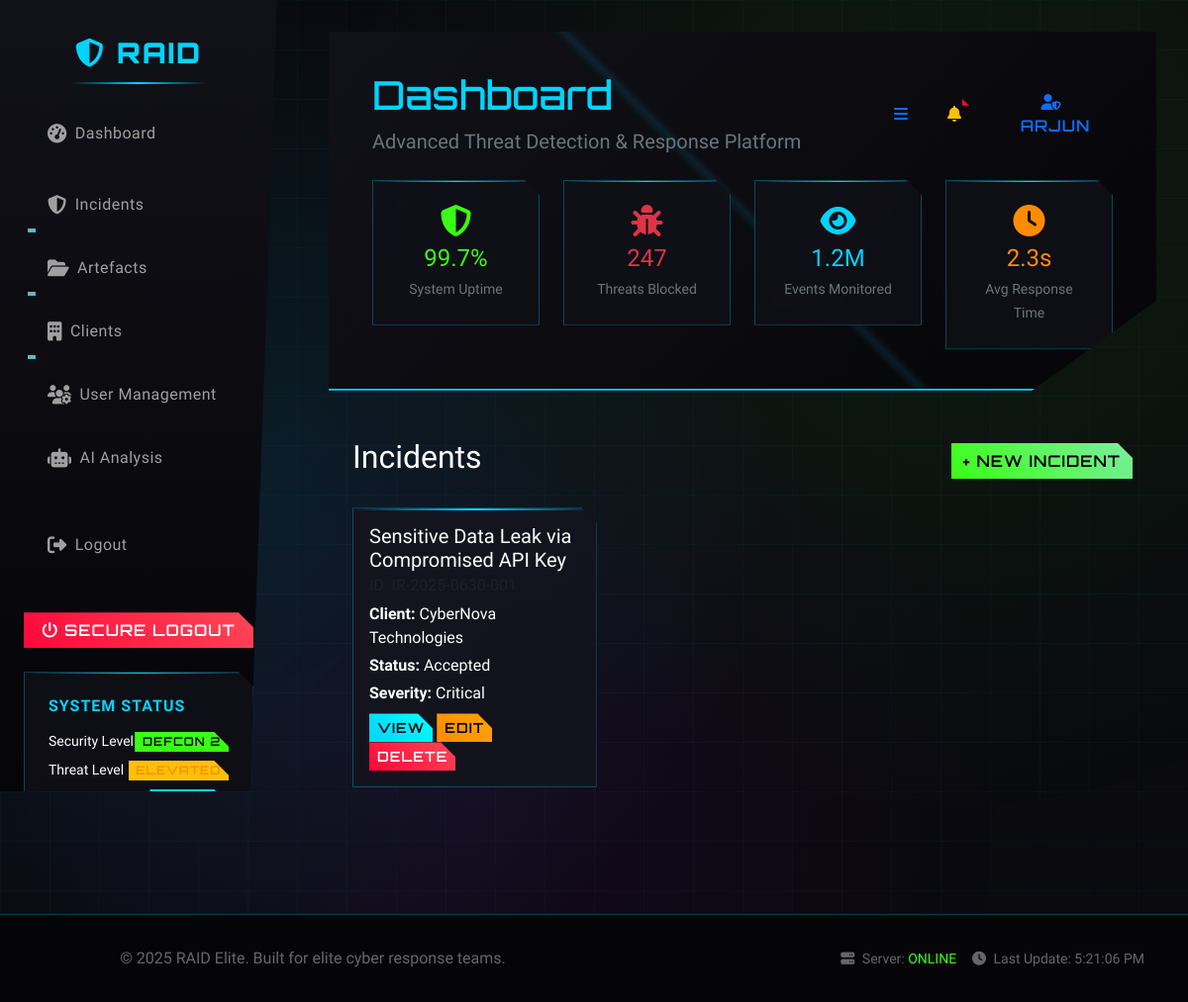
The page /incidents/ (signed in) on the database its author committed.
### core/models.py (models this page shows, shortened)
class Incident(models.Model):
    STATUS_CHOICES = [
        ('ticket_raised', 'Ticket Raised'),
        ('accepted', 'Accepted'),
        ('in_progress', 'In Progress'),
        ('analysis_complete', 'Analysis Complete'),
        ('report_draft', 'Report Draft'),
        ('report_final', 'Report Final'),
        ('closed', 'Closed'),
    ]
    SEVERITY_CHOICES = [
        ('critical', 'Critical'),
        ('high', 'High'),
        ('medium', 'Medium'),
        ('low', 'Low'),
    ]
    incident_id = models.CharField(max_length=50, unique=True)
    title = models.CharField(max_length=255)
    description = models.TextField()
    client = models.ForeignKey(Client, on_delete=models.CASCADE, related_name='incidents')
    incident_manager = models.ForeignKey(User, on_delete=models.CASCADE, related_name='managed_incidents')
    lead_responder = models.ForeignKey(User, on_delete=models.SET_NULL, null=True, blank=True, related_name='led_incidents')
    responders = models.ManyToManyField(User, related_name='assigned_incidents', blank=True)
    status = models.CharField(max_length=20, choices=STATUS_CHOICES, default='ticket_raised')
    severity = models.CharField(max_length=10, choices=SEVERITY_CHOICES)
    created_at = models.DateTimeField(auto_now_add=True)
    accepted_at = models.DateTimeField(null=True, blank=True)
    closed_at = models.DateTimeField(null=True, blank=True)
    client_can_view_analysis = models.BooleanField(default=False)
    client_can_view_reports = models.BooleanField(default=False)
    def get_absolute_url(self):
        return f"/incidents/{self.incident_id}/"

class Client(models.Model):
    name = models.CharField(max_length=255)
    organization = models.CharField(max_length=255)
    contact_person = models.ForeignKey(User, on_delete=models.CASCADE, related_name='managed_clients')
    email = models.EmailField()
    phone = models.CharField(max_length=20)
    address = models.TextField(blank=True)
    onboarded_date = models.DateTimeField(auto_now_add=True)
    is_active = models.BooleanField(default=True)
    authorized_users = models.ManyToManyField(User, related_name='accessible_clients', blank=True)

### core/views.py (the view)
# urls.py: path('incidents/', views.IncidentListView.as_view(), name='incident_list'),
class IncidentListView(LoginRequiredMixin, ListView):
    model = Incident
    template_name = "core/incidents/incident_list.html"
    context_object_name = "incidents"
    ordering = ["-created_at"]

### templates/core/incidents/incident_list.html
{% extends "base.html" %}
{% block content %}
<div class="container py-4">
  <div class="d-flex justify-content-between align-items-center mb-4">
    <h2>Incidents</h2>
    <a href="{% url 'core:incident_create' %}" class="btn btn-success">+ New Incident</a>
  </div>
  <div class="row">
    {% for incident in incidents %}
      <div class="col-md-6 col-lg-4 mb-4">
        <div class="card h-100 shadow-sm">
          <div class="card-body">
            <h5 class="card-title mb-2">{{ incident.title }}</h5>
            <h6 class="card-subtitle mb-2 text-muted">ID: {{ incident.incident_id }}</h6>
            <p class="mb-1"><strong>Client:</strong> {{ incident.client.name }}</p>
            <p class="mb-1"><strong>Status:</strong> {{ incident.get_status_display }}</p>
            <p class="mb-2"><strong>Severity:</strong> {{ incident.get_severity_display }}</p>
            <div>
              <a href="{{ incident.get_absolute_url }}" class="btn btn-sm btn-primary">View</a>
              <a href="{% url 'core:incident_update' incident.pk %}" class="btn btn-sm btn-warning">Edit</a>
              <a href="{% url 'core:incident_delete' incident.pk %}" class="btn btn-sm btn-danger">Delete</a>
            </div>
          </div>
        </div>
      </div>
    {% empty %}
      <div class="col-12">
        <div class="alert alert-info">No incidents found.</div>
      </div>
    {% endfor %}
  </div>
</div>
{% endblock %}

### templates/base.html (shortened to what this page needs)
{% load static %}
<!DOCTYPE html>
<html lang="en">
<head>
    <link href="https://cdn.jsdelivr.net/npm/bootstrap@5.3.3/dist/css/bootstrap.min.css" rel="stylesheet">
    <link rel="stylesheet" href="https://cdnjs.cloudflare.com/ajax/libs/font-awesome/6.5.0/css/all.min.css"/>
    <link href="https://cdnjs.cloudflare.com/ajax/libs/animate.css/4.1.1/animate.min.css" rel="stylesheet">
    <link href="https://cdnjs.cloudflare.com/ajax/libs/aos/2.3.4/aos.css" rel="stylesheet">
    <link rel="stylesheet" href="{% static 'styles/theme.css' %}">
</head>
<body>
    <nav class="cyber-sidebar" id="cyberSidebar">
        <div class="cyber-brand animate__animated animate__fadeInDown">
            <i class="fas fa-shield-alt"></i>
            RAID
        </div>
        <ul class="nav flex-column sidebar-nav">
    <li class="nav-item mb-3">
        <a class="nav-link d-flex align-items-center" href="{% url 'core:dashboard' %}">
            <i class="fa fa-tachometer-alt me-2"></i> Dashboard
        </a>
    </li>
    {% if user.userprofile.role in 'incident_manager incident_responder lead_responder' %}
    <li class="nav-item dropdown mb-2">
        <a class="nav-link dropdown-toggle d-flex align-items-center" href="#" data-bs-toggle="dropdown">
            <i class="fa fa-shield-alt me-2"></i> Incidents
        </a>
    </li>
    <li class="nav-item dropdown mb-2">
        <a class="nav-link dropdown-toggle d-flex align-items-center" href="#" data-bs-toggle="dropdown">
            <i class="fa fa-folder-open me-2"></i> Artefacts
        </a>
    </li>
    {% endif %}
    <li class="nav-item dropdown mb-2">
        <a class="nav-link dropdown-toggle d-flex align-items-center" href="#" data-bs-toggle="dropdown">
            <i class="fa fa-building me-2"></i> Clients
        </a>
    </li>
    {% if user.userprofile.role in 'incident_manager lead_responder' %}
    <li class="nav-item mb-2">
        <a class="nav-link d-flex align-items-center" href="{% url 'core:profile_list' %}">
            <i class="fa fa-users-cog me-2"></i> User Management
        </a>
    </li>
    {% endif %}
    <li class="nav-item mb-2">
        <a class="nav-link d-flex align-items-center" href="#">
            <i class="fa fa-robot me-2"></i> AI Analysis
        </a>
    </li>
    <li class="nav-item mt-4">
        <a class="nav-link text-danger d-flex align-items-center" href="{% url 'logout' %}">
            <i class="fa fa-sign-out-alt me-2"></i> Logout
        </a>
    </li>
</ul>
        <div class="sidebar-footer mt-auto">
            <a href="logout" class="btn btn-danger w-100 animate__animated animate__fadeInUp" data-aos="fade-up" data-aos-delay="800">
                <i class="fas fa-power-off"></i>
                <span>Secure Logout</span>
            </a>
        </div>
        <div class="cyber-panel mt-4" data-aos="fade-up" data-aos-delay="900">
            <h6 class="cyber-text text-neon-blue mb-3">System Status</h6>
            <div class="d-flex justify-content-between align-items-center mb-2">
                <span class="small">Security Level</span>
                <span class="badge bg-success status-online">DEFCON 2</span>
            </div>
            <div class="d-flex justify-content-between align-items-center mb-2">
                <span class="small">Threat Level</span>
                <span class="badge bg-warning status-warning">ELEVATED</span>
            </div>
            <div class="d-flex justify-content-between align-items-center">
                <span class="small">Network</span>
                <span class="badge bg-primary status-online">SECURE</span>
            </div>
        </div>
    </nav>
    <div class="main-content" id="mainContent">
        <header class="cyber-header animate__animated animate__fadeInDown">
            <div class="container-fluid">
                <div class="row align-items-center">
                    <div class="col-md-8">
                        <h1 class="cyber-font text-neon-blue mb-2" data-text="Dashboard">
                            Dashboard
                        </h1>
                        <p class="lead text-secondary mb-0">
                            Advanced Threat Detection & Response Platform
                        </p>
                    </div>
                    <div class="col-md-4 text-end">
                        <div class="d-flex justify-content-end align-items-center gap-3">
                            <button class="btn btn-outline-primary" id="sidebarToggle" data-aos="zoom-in">
                                <i class="fas fa-bars"></i>
                            </button>
                            <div class="dropdown" data-aos="zoom-in" data-aos-delay="100">
                                <button class="btn btn-outline-warning position-relative" data-bs-toggle="dropdown">
                                    <i class="fas fa-bell"></i>
                                    <span class="position-absolute top-0 start-100 translate-middle badge rounded-pill bg-danger">
                                    </span>
                                </button>
                            </div>
                            {% if user.is_authenticated %}
                            <div class="dropdown" data-aos="zoom-in" data-aos-delay="200">
                                <button class="btn btn-outline-primary" data-bs-toggle="dropdown">
                                    <i class="fas fa-user-shield"></i>
                                    <span class="ms-2">{{ user.username|default:"Operator" }}</span>
                                </button>
                            </div>
                            {% else %}
                            <a href="login" class="btn btn-primary" data-aos="zoom-in" data-aos-delay="200">
                                <i class="fas fa-sign-in-alt me-2"></i>Login
                            </a>
                            {% endif %}
                        </div>
                    </div>
                </div>
                <div class="row mt-4">
                    <div class="col-md-3" data-aos="fade-up" data-aos-delay="300">
                        <div class="cyber-panel text-center">
                            <i class="fas fa-shield-alt text-neon-green fs-2 mb-2"></i>
                            <h4 class="text-neon-green mb-1">99.7%</h4>
                            <small class="text-secondary">System Uptime</small>
                        </div>
                    </div>
                    <div class="col-md-3" data-aos="fade-up" data-aos-delay="400">
                        <div class="cyber-panel text-center">
                            <i class="fas fa-bug text-danger fs-2 mb-2"></i>
                            <h4 class="text-danger mb-1">247</h4>
                            <small class="text-secondary">Threats Blocked</small>
                        </div>
                    </div>
                    <div class="col-md-3" data-aos="fade-up" data-aos-delay="500">
                        <div class="cyber-panel text-center">
                            <i class="fas fa-eye text-neon-blue fs-2 mb-2"></i>
                            <h4 class="text-neon-blue mb-1">1.2M</h4>
                            <small class="text-secondary">Events Monitored</small>
                        </div>
                    </div>
                    <div class="col-md-3" data-aos="fade-up" data-aos-delay="600">
                        <div class="cyber-panel text-center">
                            <i class="fas fa-clock text-neon-orange fs-2 mb-2"></i>
                            <h4 class="text-neon-orange mb-1">2.3s</h4>
                            <small class="text-secondary">Avg Response Time</small>
                        </div>
                    </div>
                </div>
            </div>
        </header>
        <div class="container-fluid mt-4">
            {% block content %}{% endblock content %}
        </div>
    </div>
    <footer class="cyber-footer">
        <div class="container-fluid">
            <div class="row align-items-center">
                <div class="col-md-6">
                    <p class="mb-0">
                        &copy; {% now "Y" %} RAID Elite. Built for elite cyber response teams.
                    </p>
                </div>
                <div class="col-md-6 text-end">
                    <div class="d-flex justify-content-end gap-3">
                        <span class="small">
                            <i class="fas fa-server me-1"></i>
                            Server: <span class="text-neon-green">ONLINE</span>
                        </span>
                        <span class="small">
                            <i class="fas fa-clock me-1"></i>
                            Last Update: <span id="lastUpdate">{% now "H:i:s" %}</span>
                        </span>
                    </div>
                </div>
            </div>
        </div>
    </footer>
</body>
</html>

### rows shown on the page
Incident: title "Sensitive Data Leak via Compromised API Key", client.name "CyberNova Technologies", status "Accepted", severity "Critical"

### other values the page prints
{{ user.username|default:"Operator" }} "ARJUN"
